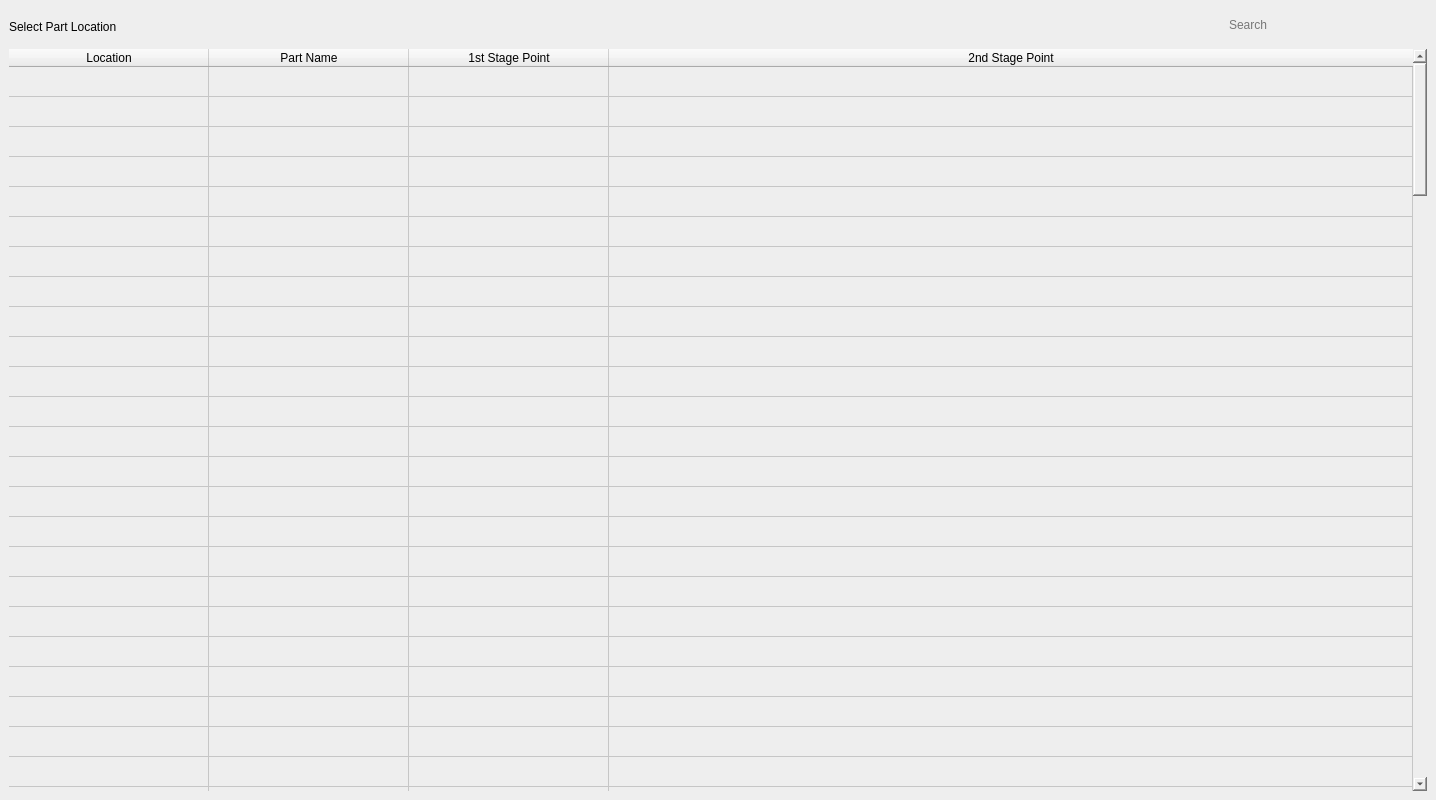
<?xml version="1.0" encoding="UTF-8"?>
<ui version="4.0">
 <class>MainWindow</class>
 <widget class="QMainWindow" name="MainWindow">
  <property name="geometry">
   <rect>
    <x>0</x>
    <y>0</y>
    <width>1436</width>
    <height>800</height>
   </rect>
  </property>
  <property name="windowTitle">
   <string>MainWindow</string>
  </property>
  <property name="styleSheet">
   <string notr="true">background-color: rgb(238, 238, 238);</string>
  </property>
  <widget class="QWidget" name="centralwidget">
   <layout class="QGridLayout" name="gridLayout">
    <item row="0" column="0">
     <layout class="QVBoxLayout" name="verticalLayout">
      <item>
       <layout class="QHBoxLayout" name="horizontalLayout_3">
        <item>
         <widget class="QLabel" name="label">
          <property name="minimumSize">
           <size>
            <width>185</width>
            <height>24</height>
           </size>
          </property>
          <property name="maximumSize">
           <size>
            <width>185</width>
            <height>21</height>
           </size>
          </property>
          <property name="styleSheet">
           <string notr="true">font: 14pt &quot;Roboto Condensed&quot;;
</string>
          </property>
          <property name="text">
           <string>Select Part Location</string>
          </property>
         </widget>
        </item>
        <item>
         <spacer name="horizontalSpacer_3">
          <property name="orientation">
           <enum>Qt::Horizontal</enum>
          </property>
          <property name="sizeHint" stdset="0">
           <size>
            <width>40</width>
            <height>20</height>
           </size>
          </property>
         </spacer>
        </item>
        <item>
         <widget class="QFrame" name="frame_2">
          <property name="minimumSize">
           <size>
            <width>200</width>
            <height>34</height>
           </size>
          </property>
          <property name="maximumSize">
           <size>
            <width>105</width>
            <height>34</height>
           </size>
          </property>
          <property name="frameShape">
           <enum>QFrame::NoFrame</enum>
          </property>
          <property name="frameShadow">
           <enum>QFrame::Raised</enum>
          </property>
          <widget class="QLineEdit" name="lineEdit">
           <property name="geometry">
            <rect>
             <x>0</x>
             <y>0</y>
             <width>200</width>
             <height>32</height>
            </rect>
           </property>
           <property name="minimumSize">
            <size>
             <width>200</width>
             <height>32</height>
            </size>
           </property>
           <property name="maximumSize">
            <size>
             <width>100</width>
             <height>32</height>
            </size>
           </property>
           <property name="toolTip">
            <string extracomment="Search Bar">&lt;html&gt;&lt;head/&gt;&lt;body&gt;&lt;p&gt;Search Bar&lt;/p&gt;&lt;/body&gt;&lt;/html&gt;</string>
           </property>
           <property name="styleSheet">
            <string notr="true">border-image: url(:/images/final_assets/Secondary_btn/exp_db.png);</string>
           </property>
           <property name="text">
            <string/>
           </property>
           <property name="frame">
            <bool>false</bool>
           </property>
           <property name="placeholderText">
            <string>Search</string>
           </property>
          </widget>
          <widget class="QPushButton" name="pushButton_4">
           <property name="geometry">
            <rect>
             <x>164</x>
             <y>0</y>
             <width>36</width>
             <height>31</height>
            </rect>
           </property>
           <property name="minimumSize">
            <size>
             <width>36</width>
             <height>31</height>
            </size>
           </property>
           <property name="maximumSize">
            <size>
             <width>31</width>
             <height>31</height>
            </size>
           </property>
           <property name="styleSheet">
            <string notr="true">border-image: url(:/images/final_assets/Search_bar/searchIcon.png);</string>
           </property>
           <property name="text">
            <string/>
           </property>
           <property name="flat">
            <bool>true</bool>
           </property>
          </widget>
         </widget>
        </item>
       </layout>
      </item>
      <item>
       <layout class="QHBoxLayout" name="horizontalLayout_5">
        <item>
         <widget class="QTableWidget" name="tableWidget_2">
          <property name="minimumSize">
           <size>
            <width>650</width>
            <height>100</height>
           </size>
          </property>
          <property name="maximumSize">
           <size>
            <width>1500</width>
            <height>750</height>
           </size>
          </property>
          <property name="focusPolicy">
           <enum>Qt::ClickFocus</enum>
          </property>
          <property name="styleSheet">
           <string notr="true">font: 25 16pt &quot;Roboto [GOOG]&quot;;</string>
          </property>
          <property name="frameShape">
           <enum>QFrame::NoFrame</enum>
          </property>
          <property name="frameShadow">
           <enum>QFrame::Plain</enum>
          </property>
          <property name="midLineWidth">
           <number>2</number>
          </property>
          <property name="horizontalScrollBarPolicy">
           <enum>Qt::ScrollBarAsNeeded</enum>
          </property>
          <property name="editTriggers">
           <set>QAbstractItemView::NoEditTriggers</set>
          </property>
          <property name="selectionMode">
           <enum>QAbstractItemView::SingleSelection</enum>
          </property>
          <property name="selectionBehavior">
           <enum>QAbstractItemView::SelectRows</enum>
          </property>
          <property name="showGrid">
           <bool>true</bool>
          </property>
          <property name="gridStyle">
           <enum>Qt::SolidLine</enum>
          </property>
          <property name="rowCount">
           <number>128</number>
          </property>
          <property name="columnCount">
           <number>4</number>
          </property>
          <attribute name="horizontalHeaderVisible">
           <bool>true</bool>
          </attribute>
          <attribute name="horizontalHeaderCascadingSectionResizes">
           <bool>true</bool>
          </attribute>
          <attribute name="horizontalHeaderDefaultSectionSize">
           <number>200</number>
          </attribute>
          <attribute name="horizontalHeaderMinimumSectionSize">
           <number>82</number>
          </attribute>
          <attribute name="horizontalHeaderStretchLastSection">
           <bool>true</bool>
          </attribute>
          <attribute name="verticalHeaderVisible">
           <bool>false</bool>
          </attribute>
          <attribute name="verticalHeaderDefaultSectionSize">
           <number>30</number>
          </attribute>
          <attribute name="verticalHeaderMinimumSectionSize">
           <number>30</number>
          </attribute>
          <attribute name="verticalHeaderStretchLastSection">
           <bool>true</bool>
          </attribute>
          <row/>
          <row/>
          <row/>
          <row/>
          <row/>
          <row/>
          <row/>
          <row/>
          <row/>
          <row/>
          <row/>
          <row/>
          <row/>
          <row/>
          <row/>
          <row/>
          <row/>
          <row/>
          <row/>
          <row/>
          <row/>
          <row/>
          <row/>
          <row/>
          <row/>
          <row/>
          <row/>
          <row/>
          <row/>
          <row/>
          <row/>
          <row/>
          <row/>
          <row/>
          <row/>
          <row/>
          <row/>
          <row/>
          <row/>
          <row/>
          <row/>
          <row/>
          <row/>
          <row/>
          <row/>
          <row/>
          <row/>
          <row/>
          <row/>
          <row/>
          <row/>
          <row/>
          <row/>
          <row/>
          <row/>
          <row/>
          <row/>
          <row/>
          <row/>
          <row/>
          <row/>
          <row/>
          <row/>
          <row/>
          <row/>
          <row/>
          <row/>
          <row/>
          <row/>
          <row/>
          <row/>
          <row/>
          <row/>
          <row/>
          <row/>
          <row/>
          <row/>
          <row/>
          <row/>
          <row/>
          <row/>
          <row/>
          <row/>
          <row/>
          <row/>
          <row/>
          <row/>
          <row/>
          <row/>
          <row/>
          <row/>
          <row/>
          <row/>
          <row/>
          <row/>
          <row/>
          <row/>
          <row/>
          <row/>
          <row/>
          <row/>
          <row/>
          <row/>
          <row/>
          <row/>
          <row/>
          <row/>
          <row/>
          <row/>
          <row/>
          <row/>
          <row/>
          <row/>
          <row/>
          <row/>
          <row/>
          <row/>
          <row/>
          <row/>
          <row/>
          <row/>
          <row/>
          <row/>
          <row/>
          <row/>
          <row/>
          <row/>
          <row/>
          <column>
           <property name="text">
            <string>Location</string>
           </property>
           <property name="font">
            <font>
             <weight>50</weight>
             <bold>false</bold>
            </font>
           </property>
           <property name="textAlignment">
            <set>AlignHCenter|AlignVCenter|AlignCenter</set>
           </property>
           <property name="background">
            <color>
             <red>188</red>
             <green>188</green>
             <blue>188</blue>
            </color>
           </property>
          </column>
          <column>
           <property name="text">
            <string>Part Name</string>
           </property>
           <property name="font">
            <font>
             <weight>50</weight>
             <bold>false</bold>
            </font>
           </property>
           <property name="textAlignment">
            <set>AlignHCenter|AlignVCenter|AlignCenter</set>
           </property>
           <property name="background">
            <color>
             <red>180</red>
             <green>180</green>
             <blue>180</blue>
            </color>
           </property>
          </column>
          <column>
           <property name="text">
            <string>1st Stage Point</string>
           </property>
           <property name="font">
            <font>
             <weight>50</weight>
             <bold>false</bold>
            </font>
           </property>
           <property name="textAlignment">
            <set>AlignHCenter|AlignVCenter|AlignCenter</set>
           </property>
           <property name="background">
            <color>
             <red>195</red>
             <green>195</green>
             <blue>195</blue>
            </color>
           </property>
          </column>
          <column>
           <property name="text">
            <string>2nd Stage Point</string>
           </property>
           <property name="font">
            <font>
             <weight>50</weight>
             <bold>false</bold>
            </font>
           </property>
           <property name="textAlignment">
            <set>AlignHCenter|AlignVCenter|AlignCenter</set>
           </property>
           <property name="background">
            <color>
             <red>185</red>
             <green>185</green>
             <blue>185</blue>
            </color>
           </property>
          </column>
         </widget>
        </item>
       </layout>
      </item>
     </layout>
    </item>
   </layout>
  </widget>
 </widget>
 <resources>
  <include location="resource.qrc"/>
 </resources>
 <connections/>
</ui>
